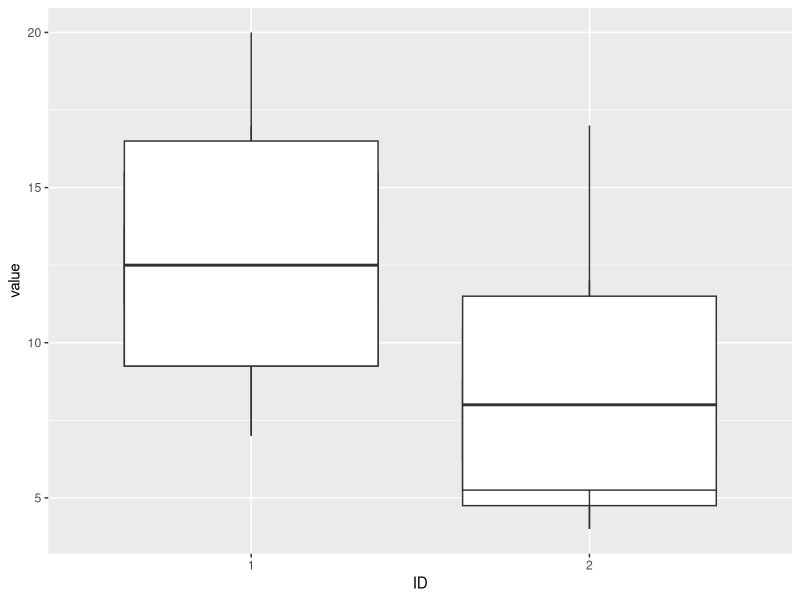

Here is the R script that generated this plot: (Note: this script raises an error after producing the figure.)
library(tidyverse)
library(gganimate)

df <- data_frame(
  ID = factor(c(1,1,2,2,1,1,2,2,1,1,2,2), levels = 1:2),
  value = c(10,15,5,10,7,17,4,12,9,20,6,17),
  sim_category = factor(c(1,1,1,1,2,2,2,2,3,3,3,3), levels = 1:3)
) 


glimpse(df)

df2 <- df %>%
  pull(sim_category) %>% 
  levels() %>% 
  as.integer() %>%
  map_df(~ df %>% filter(sim_category %in% 1:.x) %>% mutate(sim_category = .x))






p <- df %>%
  pull(sim_category) %>% 
  levels() %>% 
  as.integer() %>%
  map_df(~ df %>% filter(sim_category %in% 1:.x) %>% mutate(sim_category = .x)) %>%
  ggplot(aes(ID, value, frame = factor(sim_category))) + 
  geom_boxplot(position = "identity")

gganimate(p)
